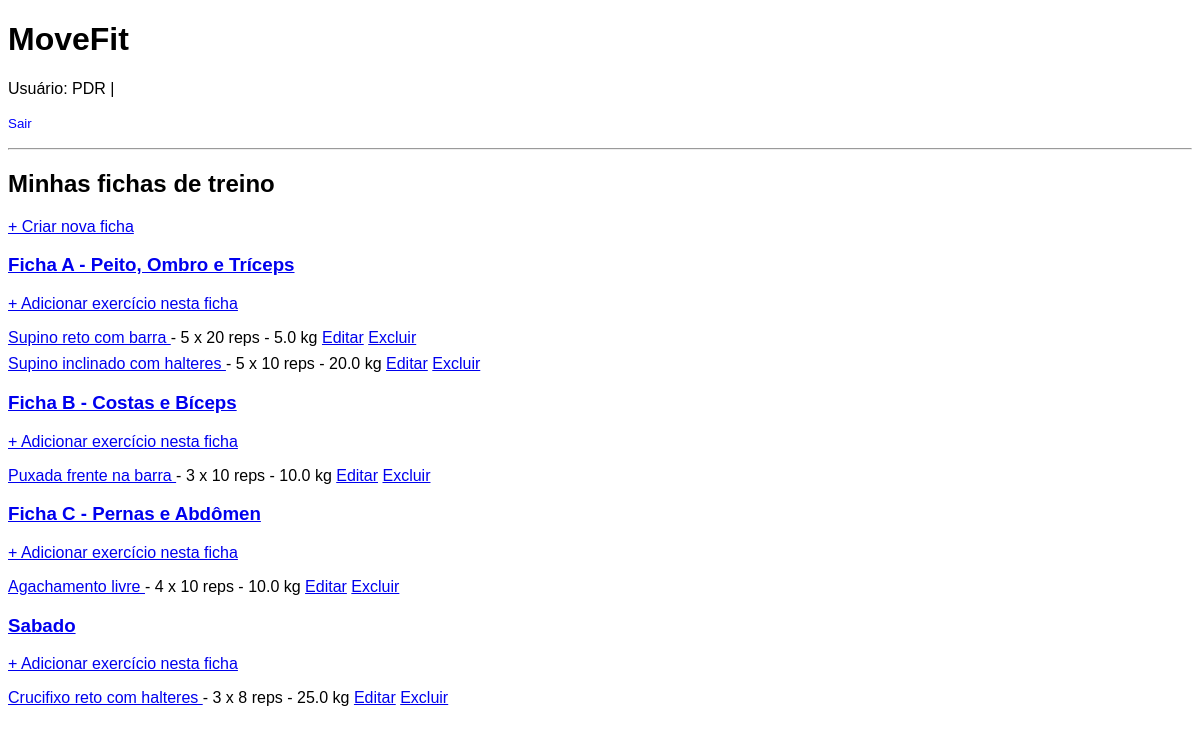
Page /treino/fichas/ (signed in) on the earlier database version.
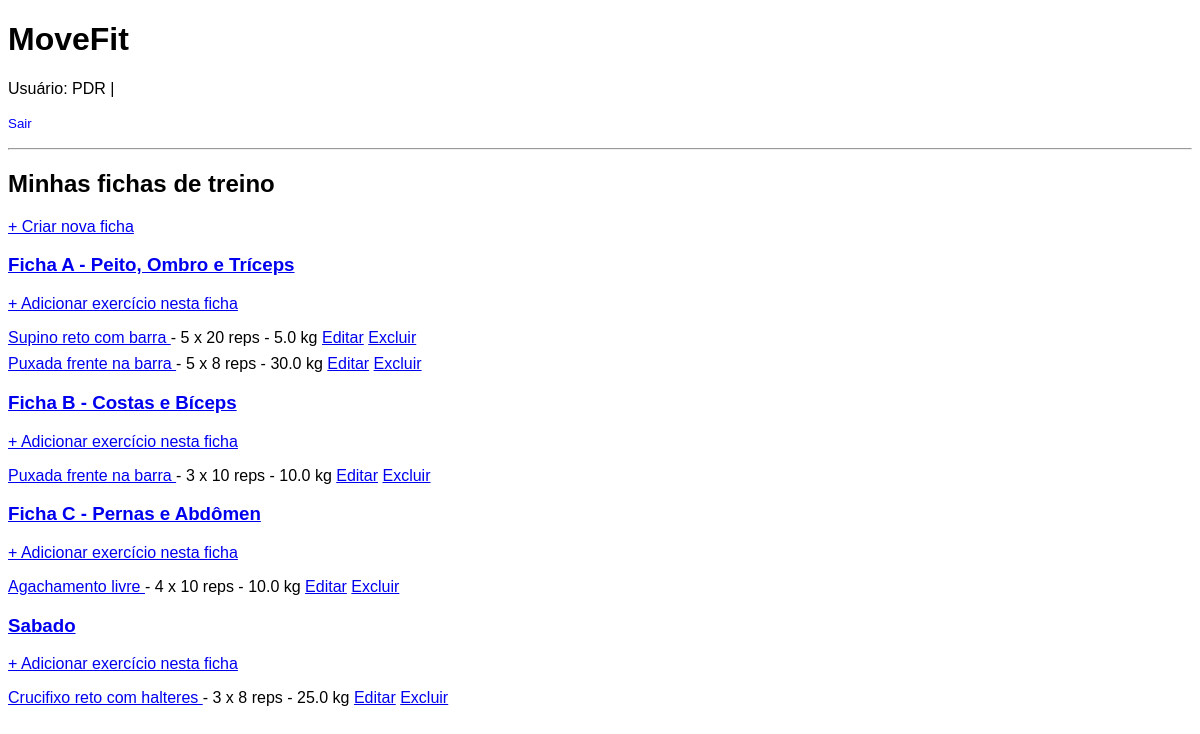
Same page on the later database version.
### treino_app/models.py (models this page shows, shortened)
class FichaTreino(models.Model):
    usuario = models.ForeignKey(User, on_delete=models.CASCADE)
    nome = models.CharField(max_length=200)

class ItemFicha(models.Model):
    ficha = models.ForeignKey(FichaTreino, related_name="itens", on_delete=models.CASCADE)
    exercicio = models.ForeignKey(Exercicio, on_delete=models.CASCADE)
    series = models.PositiveIntegerField()
    repeticoes = models.PositiveIntegerField()
    peso = models.FloatField()

class Exercicio(models.Model):
    nome = models.CharField(max_length=200)
    gif_url = models.URLField(blank=True)

### treino_app/views.py (the view)
# urls.py: path('fichas/', views.fichas_list, name='fichas_list'),
@login_required
def fichas_list(request):
    fichas = FichaTreino.objects.filter(
        usuario=request.user
    ).prefetch_related('itens__exercicio')
    return render(request, 'treino/fichas_list.html', {'fichas': fichas})

### treino_app/templates/treino/fichas_list.html (shortened to what this page needs)
{% extends "base.html" %}
{% block content %}
<h2>Minhas fichas de treino</h2>
<p>
    <a href="{% url 'criar_ficha' %}">+ Criar nova ficha</a>
</p>
{% for ficha in fichas %}
  <h3>
    <a href="{% url 'ficha_detalhe' ficha_id=ficha.id %}">
      {{ ficha.nome }}
    </a>
  </h3>
  <p>
    <a href="{% url 'adicionar_item_ficha' ficha.id %}">
      + Adicionar exercício nesta ficha
    </a>
  </p>
  <ul>
    {% for item in ficha.itens.all %}
      <li>
        {% if item.exercicio.gif_url %}
          <a href="#"
             onclick="openGifModal('{{ item.exercicio.gif_url }}', '{{ item.exercicio.nome }}'); return false;">
            {{ item.exercicio.nome }}
          </a>
        {% else %}
          {{ item.exercicio.nome }}
        {% endif %}
        - {{ item.series }} x {{ item.repeticoes }} reps - {{ item.peso }} kg
        <a href="{% url 'editar_item_ficha' item.id %}">Editar</a>
        <a href="{% url 'excluir_item_ficha' item.id %}">Excluir</a>
      </li>
    {% endfor %}
  </ul>
{% empty %}
  <p>Nenhuma ficha cadastrada.</p>
{% endfor %}
{% endblock %}

### templates/base.html (shortened to what this page needs)
{% load static %}
<!DOCTYPE html>
<html lang="pt-br">
<head>
    <link rel="stylesheet" href="{% static 'treino_app/style.css' %}">
</head>
<body>
<header>
    <h1>MoveFit</h1>
    {% if user.is_authenticated %}
      <p>
        Usuário: {{ user.username }}
        |
        <form method="post" action="{% url 'logout' %}" style="display:inline;">
          <button type="submit" style="background:none;border:none;color:blue;cursor:pointer;padding:0;">
            Sair
          </button>
        </form>
      </p>
    {% endif %}
    <hr>
</header>
<main>
    {% block content %}{% endblock %}
</main>
</body>
</html>

### treino_app/static/treino_app/style.css (style rules this page uses)
body { font-family: Arial, sans-serif; }
ul { list-style: none; padding-left: 0; }
li { margin-bottom: 8px; }

Differences in the rows shown:
removed ItemFicha: exercicio.nome "Supino inclinado com halteres", series "5", repeticoes "10", peso "20.0", shown under FichaTreino "Ficha A - Peito, Ombro e Tríceps"
added ItemFicha: exercicio.nome "Puxada frente na barra", series "5", repeticoes "8", peso "30.0", shown under FichaTreino "Ficha A - Peito, Ombro e Tríceps"
